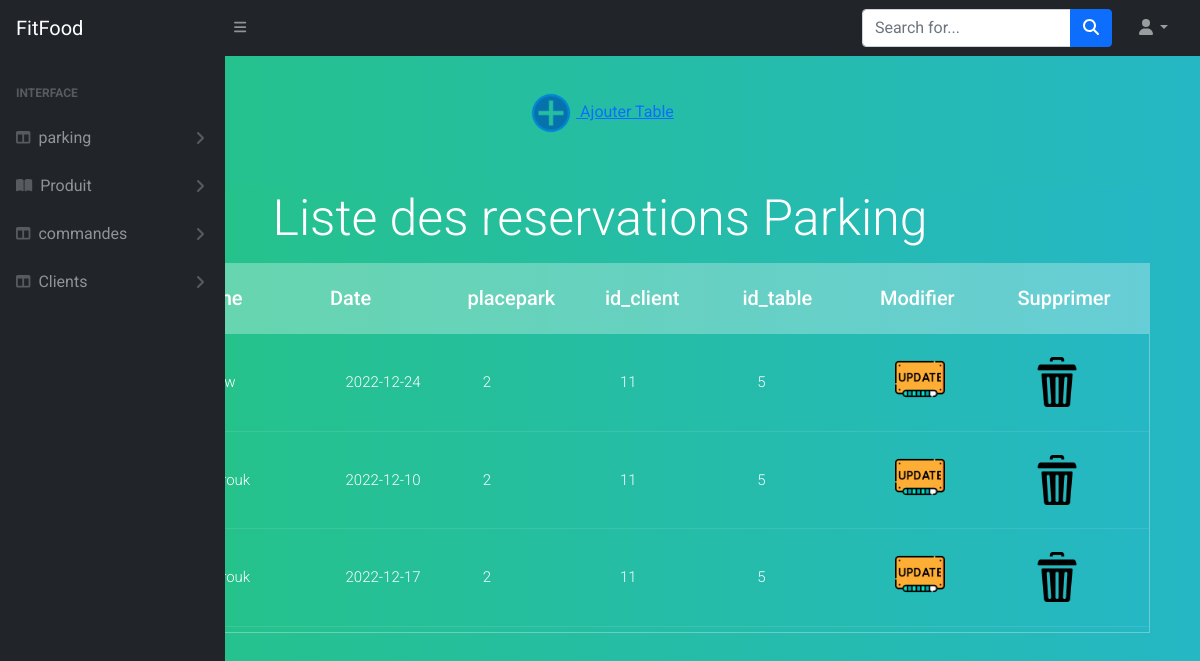
The app's page /Dhia/Back/UpdatedVersion/view/afficherParking.php with its own data.
### tables this page shows
CREATE TABLE `parking` (
  `matricule` int(11) NOT NULL,
  `name` varchar(100) NOT NULL,
  `date` date NOT NULL,
  `placepark` int(11) NOT NULL,
  `id_client` int(11) NOT NULL,
  `id_table` int(11) NOT NULL
);

### Dhia/Back/UpdatedVersion/controller/parkingc.php (called while the page is built, shortened)
<?php
class parkingc{
	function afficherparking(){
		$sql="SELECT * FROM parking ";
		$db=config::getConnexion();
		try{
			$liste=$db->query($sql);
			return $liste;
		}
		catch(Exception $e){
			die("erreur:".$e->getMessage());
		}
	}
}
?>

### Dhia/Back/UpdatedVersion/view/afficherParking.php (the view, shortened to what this page needs)
<?php
	include '../Controller/parkingc.php';
	$parkingC=new parkingc();
	$listeparking=$parkingC->afficherparking();
?>
<!DOCTYPE html>
<html lang="en">
    <head>
        <link href="https://cdn.jsdelivr.net/npm/simple-datatables@latest/dist/style.css" rel="stylesheet" />
        <link href="css/styles.css" rel="stylesheet" />
    </head>
    <body class="sb-nav-fixed">
        <nav class="sb-topnav navbar navbar-expand navbar-dark bg-dark">
            <a class="navbar-brand ps-3" href="index.html">FitFood</a>
            <button class="btn btn-link btn-sm order-1 order-lg-0 me-4 me-lg-0" id="sidebarToggle" href="#!"><i class="fas fa-bars"></i></button>
            <form class="d-none d-md-inline-block form-inline ms-auto me-0 me-md-3 my-2 my-md-0">
                <div class="input-group">
                    <input class="form-control" type="text" placeholder="Search for..." aria-label="Search for..." aria-describedby="btnNavbarSearch" />
                    <button class="btn btn-primary" id="btnNavbarSearch" type="button"><i class="fas fa-search"></i></button>
                </div>
            </form>
            <ul class="navbar-nav ms-auto ms-md-0 me-3 me-lg-4">
                <li class="nav-item dropdown">
                    <a class="nav-link dropdown-toggle" id="navbarDropdown" href="#" role="button" data-bs-toggle="dropdown" aria-expanded="false"><i class="fas fa-user fa-fw"></i></a>
                </li>
            </ul>
        </nav>
        <div id="layoutSidenav">
            <div id="layoutSidenav_nav">
                <nav class="sb-sidenav accordion sb-sidenav-dark" id="sidenavAccordion">
                    <div class="sb-sidenav-menu">
                        <div class="nav">
                            <div class="sb-sidenav-menu-heading">Interface</div>
                            <a class="nav-link collapsed" href="#" data-bs-toggle="collapse" data-bs-target="#collapseChauffeur" aria-expanded="false" aria-controls="collapseLayouts">
                                <div class="sb-nav-link-icon"><i class="fas fa-columns"></i></div>
                               parking
                                <div class="sb-sidenav-collapse-arrow"><i class="fas fa-angle-down"></i></div>
                            </a>
                            <a class="nav-link collapsed" href="#" data-bs-toggle="collapse" data-bs-target="#collapseProduit" aria-expanded="false" aria-controls="collapsePages">
                                <div class="sb-nav-link-icon"><i class="fas fa-book-open"></i></div>
                                Produit
                                <div class="sb-sidenav-collapse-arrow"><i class="fas fa-angle-down"></i></div>
                            </a>
                            <a class="nav-link collapsed" href="#" data-bs-toggle="collapse" data-bs-target="#collapsecommandes" aria-expanded="false" aria-controls="collapseLayouts">
                                <div class="sb-nav-link-icon"><i class="fas fa-columns"></i></div>
                                commandes
                                <div class="sb-sidenav-collapse-arrow"><i class="fas fa-angle-down"></i></div>
                            </a>
                            <a class="nav-link collapsed" href="#" data-bs-toggle="collapse" data-bs-target="#collapseClients" aria-expanded="false" aria-controls="collapseLayouts">
                                <div class="sb-nav-link-icon"><i class="fas fa-columns"></i></div>
                                Clients
                                <div class="sb-sidenav-collapse-arrow"><i class="fas fa-angle-down"></i></div>
                            </a>
                                </nav>
                            </div>
                            <a class="nav-link collapsed" href="#" data-bs-toggle="collapse" data-bs-target="#collapseFootball" aria-expanded="false" aria-controls="collapseLayouts">
                                <div class="sb-nav-link-icon"><i class="fas fa-columns"></i></div>
                                <div class="sb-sidenav-collapse-arrow"><i class="fas fa-angle-down"></i></div>
                            </a>
                        </div>
            <div id="layoutSidenav_content">
                        <div >
                <center><a href="AjouterParking.php" class="button"><img src="assets/img/add.png" width="50" height="50" > Ajouter Table</a> </center>
</div >
<div >
	   <section>
		<center><h1>Liste des reservations Parking </h1></center>
		<div class="tbl-header">
		<table cellpadding="0" cellspacing="0" border="0" align="center">
		<thead>
			<tr>
				<th>matricule</th>
				<th>name</th>
				<th>Date</th>
                <th>placepark</th>
				<th>id_client</th>
				<th>id_table</th>
				<th>Modifier</th>
				<th>Supprimer</th>
				</thead>
			</table>
			</div>
			<div class="tbl-content">
			<table cellpadding="0" cellspacing="0" border="0" align="center">
			<tbody>
			<?php
			foreach($listeparking as $parkingC){
			?>
			<tr>
		 		<td><?php echo $parkingC['matricule']; ?></td>
				<td><?php echo $parkingC['name']; ?></td>
		 		<td><?php echo $parkingC['date']; ?></td>
				<td><?php echo $parkingC['placepark']; ?></td>
		 		<td><?php echo $parkingC['id_client']; ?></td>
		 		<td><?php echo $parkingC['id_table']; ?></td>
				<td>
		 			<form method="POST" action="modifierParking.php">
					<input type="image" src="assets/img/update (1).png" width="50" height="50" name="Modifier" value="Modifier" >
		 			</form>
		 		</td>
		<td>
		 			<a href="supprimerReservation.php?matricule=<?php echo $parkingC['matricule']; ?>"><img src="assets/img/delete.png" width="50" height="50" ></a>
				</td>
		 	</tr>
		 	<?php
		 		}
		 	?>
		 </tbody>
    </table>
  </div>
</section>
</div>
    </body>
</html>

### Dhia/Back/UpdatedVersion/view/afficherParking.php (style rules this page uses)
h1 { font-size: 50px; color: #fff; font-weight: 300; text-align: center; margin-bottom: 15px; }
table { width:100%; table-layout: fixed; }
.tbl-header { background-color: rgba(255,255,255,0.3); }
.tbl-content { height:300px; overflow-x:auto; margin-top: 0px; border: 1px solid rgba(255,255,255,0.3); }
th { padding: 20px 5px; text-align: left; font-weight: 500; font-size: 20px; color: #fff; }
td { padding: 20px ; text-align: middle; vertical-align:middle; font-weight: 300; font-size: 15px; color: #fff; border-bottom: solid 1px rgba(255,255,255,0.1); }
body { background: -webkit-linear-gradient(left, #25c481, #25b7c4); background: linear-gradient(to right, #25c481, #25b7c4); font-family: 'Roboto', sans-serif; }
section { margin: 50px; background: -webkit-linear-gradient(left, #25c481, #25b7c4); background: linear-gradient(to right, #25c481, #25b7c4); font-family: 'Roboto', sans-serif; }

### records on screen
parking: date "2022-12-24", placepark "2", id_client "11", id_table "5"
parking: name "farouk", date "2022-12-10", placepark "2", id_client "11", id_table "5"
parking: name "farouk", date "2022-12-17", placepark "2", id_client "11", id_table "5"
